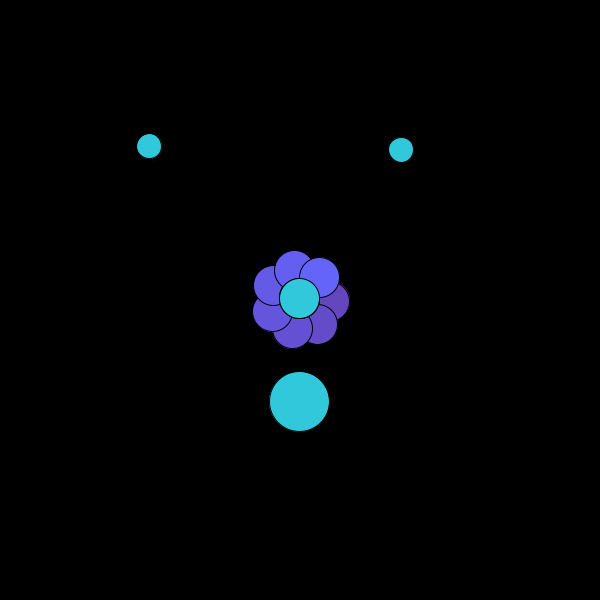
Frame 1 (no input)
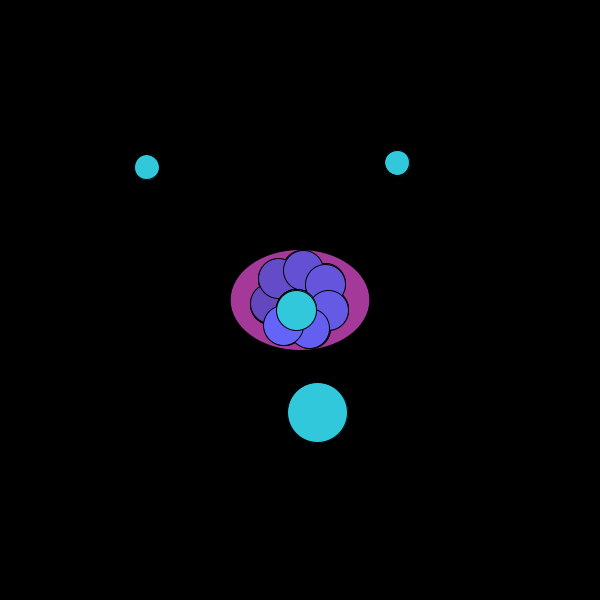
Frame 60 (the mouse pressed at the canvas centre just before this capture)
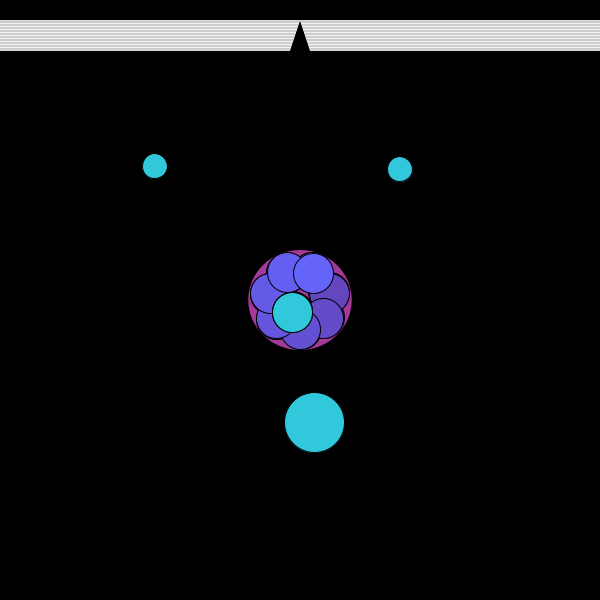
Frame 120 (the mouse held since frame 60 and released just before this capture)

The Processing sketch that drew these frames (run headless with seeded random() and noise(); from frame 60 on, the mouse is pressed at the canvas centre):

// Processing sketch: first_animation_ellipse
// ── first_animation_ellipse.pde
//global variables
float var;
float angle = 0.0;
float offset = 300;
float scalar = 30;
float speed = 0.9;

//declaring objects
DrunkEllipse drunk;
DrunkEllipse lush;
DrunkEllipse tipsy;
DrunkEllipse bombed;

//array
int[] xpos;

//setup
void setup()
{
  size(600,600);
  smooth();
  //setting up array to draw lines
  xpos = new int[width];
  //creating object and passing in parameters
  drunk = new DrunkEllipse(width/2, height/2, 40);
  lush = new DrunkEllipse(width/4, height/4, 25);
  tipsy = new DrunkEllipse(width/1.5, height/4, 25);
  bombed = new DrunkEllipse(width/2, height/1.5, 60);

}
//draw
void draw()
{
  background(0);
  fill(#A5399A);
  noStroke();
  /////////////////first ellipse////////////////////
  ellipse(width/2, height/2 , sin(var)*150, 100);
  var += .02;
  //////////////////second ellipse//////////////////
  for(int i = 0; i <205; i+=10)
  {  
  stroke(0);
  fill(100,i/2,i+50);
  float x = offset + cos(angle)*scalar;
  float y = offset + sin(angle)*scalar;
  ellipse(x,y,40,40);
  angle += speed;
  /////////////////drawing DrunkEllipses/////////////////
  fill(50,i,i+20);
  drunk.move();
  drunk.display();
  lush.move();
  lush.display();
  tipsy.move();
  tipsy.display();
  bombed.move();
  bombed.display();
  }
  ////////////////drawing lines//////////////
  for(int v = 0; v <width; v++)
  {
    if(mousePressed)
    {
      stroke(255);
    }
    else
    {
      stroke(0);
    }
    if(v<width/2)
    {
      line(v,20,v-10,50);
    }
    else
    {
      line(v,20,v+10,50);
    }
  }
}


// ── classy.pde
class DrunkEllipse
{
  //variables
 float x;
 float y;
 int diameter;
 float speed = 0.5;
 
 //constructor
 DrunkEllipse(float tempX, float tempY, int tempDiameter)
 {
   x = tempX;
   y = tempY;
   diameter = tempDiameter;
 }
  //methods
  void move()
  {
    x += random(-speed, speed);
    y += random(-speed, speed);
  }
  
  void display()
  {
    ellipse(x,y,diameter,diameter);
  }
}
